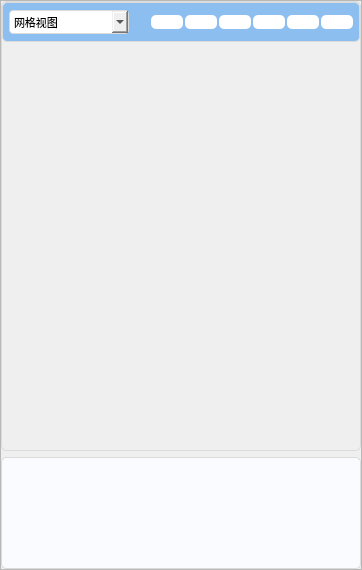
       <widget class="QFrame" name="frame_right">
        <property name="maximumSize">
         <size>
          <width>16777215</width>
          <height>570</height>
         </size>
        </property>
        <property name="styleSheet">
         <string notr="true">#frame_right{
	border: none;
}
#frame_view{
	background: radial-gradient( #E3EFFC 0%, #CDDEFF 100%);
	border-radius: 5px 5px 5px 5px;
	border: 1px solid #DBDBDB;
}
QTextBrowser {
	background: #FAFBFE;
	border-radius: 5px 5px 5px 5px;
	border: 1px solid #DBDBDB;
}</string>
        </property>
        <property name="frameShape">
         <enum>QFrame::StyledPanel</enum>
        </property>
        <property name="frameShadow">
         <enum>QFrame::Raised</enum>
        </property>
        <layout class="QVBoxLayout" name="verticalLayout_right">
         <property name="spacing">
          <number>6</number>
         </property>
         <property name="leftMargin">
          <number>0</number>
         </property>
         <property name="topMargin">
          <number>0</number>
         </property>
         <property name="rightMargin">
          <number>0</number>
         </property>
         <property name="bottomMargin">
          <number>0</number>
         </property>
         <item>
          <widget class="QFrame" name="frame_view">
           <property name="sizePolicy">
            <sizepolicy hsizetype="Fixed" vsizetype="Fixed">
             <horstretch>0</horstretch>
             <verstretch>0</verstretch>
            </sizepolicy>
           </property>
           <property name="minimumSize">
            <size>
             <width>360</width>
             <height>450</height>
            </size>
           </property>
           <property name="maximumSize">
            <size>
             <width>360</width>
             <height>450</height>
            </size>
           </property>
           <property name="styleSheet">
            <string notr="true">#frame_graph{
	border-radius: 5px 5px 5px 5px;
	border: none;
}
#frame_view_set{
	background: radial-gradient, #8CBEEF;
	border-radius: 5px 5px 0px 0px;
	border: 1px solid #DBDBDB;
}
#frame_view_xyz{
	background: radial-gradient, #8CBEEF;
	border-radius: 5px 5px 0px 0px;
	border: none;
}
QComboBox{
	background: radial-gradient( #ECECED 0%, #FFFFFF 100%);
	border-radius: 4px 4px 4px 4px;
	border: 1px solid #DBDBDD;
}
QPushButton{
	background-color: rgb(140, 190, 239);
	border-radius: 5px 5px 0px 0px;
	border: none;
}</string>
           </property>
           <property name="frameShape">
            <enum>QFrame::StyledPanel</enum>
           </property>
           <property name="frameShadow">
            <enum>QFrame::Raised</enum>
           </property>
           <layout class="QVBoxLayout" name="verticalLayout_view">
            <property name="spacing">
             <number>0</number>
            </property>
            <property name="leftMargin">
             <number>0</number>
            </property>
            <property name="topMargin">
             <number>0</number>
            </property>
            <property name="rightMargin">
             <number>0</number>
            </property>
            <property name="bottomMargin">
             <number>0</number>
            </property>
            <item>
             <widget class="QFrame" name="frame_view_set">
              <property name="minimumSize">
               <size>
                <width>0</width>
                <height>40</height>
               </size>
              </property>
              <property name="maximumSize">
               <size>
                <width>16777215</width>
                <height>40</height>
               </size>
              </property>
              <property name="styleSheet">
               <string notr="true"/>
              </property>
              <property name="frameShape">
               <enum>QFrame::StyledPanel</enum>
              </property>
              <property name="frameShadow">
               <enum>QFrame::Raised</enum>
              </property>
              <layout class="QHBoxLayout" name="horizontalLayout_view_set">
               <property name="leftMargin">
                <number>6</number>
               </property>
               <property name="topMargin">
                <number>0</number>
               </property>
               <property name="rightMargin">
                <number>6</number>
               </property>
               <property name="bottomMargin">
                <number>0</number>
               </property>
               <item>
                <widget class="QComboBox" name="comboBox">
                 <property name="minimumSize">
                  <size>
                   <width>120</width>
                   <height>24</height>
                  </size>
                 </property>
                 <property name="maximumSize">
                  <size>
                   <width>120</width>
                   <height>24</height>
                  </size>
                 </property>
                 <property name="font">
                  <font>
                   <family>黑体</family>
                   <pointsize>8</pointsize>
                   <weight>50</weight>
                   <bold>false</bold>
                  </font>
                 </property>
                 <item>
                  <property name="text">
                   <string>网格视图</string>
                  </property>
                 </item>
                 <item>
                  <property name="text">
                   <string>mises 应力云图</string>
                  </property>
                 </item>
                </widget>
               </item>
               <item>
                <spacer name="horizontalSpacer">
                 <property name="orientation">
                  <enum>Qt::Horizontal</enum>
                 </property>
                 <property name="sizeHint" stdset="0">
                  <size>
                   <width>40</width>
                   <height>20</height>
                  </size>
                 </property>
                </spacer>
               </item>
               <item>
                <widget class="QFrame" name="frame_view_xyz">
                 <property name="styleSheet">
                  <string notr="true">QPushButton{
	background-color: rgb(255, 255, 255)
}</string>
                 </property>
                 <property name="frameShape">
                  <enum>QFrame::StyledPanel</enum>
                 </property>
                 <property name="frameShadow">
                  <enum>QFrame::Raised</enum>
                 </property>
                 <layout class="QHBoxLayout" name="horizontalLayout_view_xyz">
                  <property name="spacing">
                   <number>2</number>
                  </property>
                  <property name="leftMargin">
                   <number>0</number>
                  </property>
                  <property name="topMargin">
                   <number>0</number>
                  </property>
                  <property name="rightMargin">
                   <number>0</number>
                  </property>
                  <property name="bottomMargin">
                   <number>0</number>
                  </property>
                  <item>
                   <widget class="QPushButton" name="pushButton_xy">
                    <property name="text">
                     <string/>
                    </property>
                    <property name="icon">
                     <iconset resource="res.qrc">
                      <normaloff>:/icons/icon_xy.png</normaloff>:/icons/icon_xy.png</iconset>
                    </property>
                    <property name="iconSize">
                     <size>
                      <width>24</width>
                      <height>24</height>
                     </size>
                    </property>
                   </widget>
                  </item>
                  <item>
                   <widget class="QPushButton" name="pushButton_yx">
                    <property name="text">
                     <string/>
                    </property>
                    <property name="icon">
                     <iconset resource="res.qrc">
                      <normaloff>:/icons/icon_yx.png</normaloff>:/icons/icon_yx.png</iconset>
                    </property>
                    <property name="iconSize">
                     <size>
                      <width>24</width>
                      <height>24</height>
                     </size>
                    </property>
                   </widget>
                  </item>
                  <item>
                   <widget class="QPushButton" name="pushButton_yz">
                    <property name="text">
                     <string/>
                    </property>
                    <property name="icon">
                     <iconset resource="res.qrc">
                      <normaloff>:/icons/icon_yz.png</normaloff>:/icons/icon_yz.png</iconset>
                    </property>
                    <property name="iconSize">
                     <size>
                      <width>24</width>
                      <height>24</height>
                     </size>
                    </property>
                   </widget>
                  </item>
                  <item>
                   <widget class="QPushButton" name="pushButton_zy">
                    <property name="text">
                     <string/>
                    </property>
                    <property name="icon">
                     <iconset resource="res.qrc">
                      <normaloff>:/icons/icon_zy.png</normaloff>:/icons/icon_zy.png</iconset>
                    </property>
                    <property name="iconSize">
                     <size>
                      <width>24</width>
                      <height>24</height>
                     </size>
                    </property>
                   </widget>
                  </item>
                  <item>
                   <widget class="QPushButton" name="pushButton_zx">
                    <property name="text">
                     <string/>
                    </property>
                    <property name="icon">
                     <iconset resource="res.qrc">
                      <normaloff>:/icons/icon_zx.png</normaloff>:/icons/icon_zx.png</iconset>
                    </property>
                    <property name="iconSize">
                     <size>
                      <width>24</width>
                      <height>24</height>
                     </size>
                    </property>
                   </widget>
                  </item>
                  <item>
                   <widget class="QPushButton" name="pushButton_xz">
                    <property name="text">
                     <string/>
                    </property>
                    <property name="icon">
                     <iconset resource="res.qrc">
                      <normaloff>:/icons/icon_xz.png</normaloff>:/icons/icon_xz.png</iconset>
                    </property>
                    <property name="iconSize">
                     <size>
                      <width>24</width>
                      <height>24</height>
                     </size>
                    </property>
                   </widget>
                  </item>
                 </layout>
                </widget>
               </item>
              </layout>
             </widget>
            </item>
            <item>
             <widget class="QFrame" name="frame_graph">
              <property name="styleSheet">
               <string notr="true"/>
              </property>
              <property name="frameShape">
               <enum>QFrame::StyledPanel</enum>
              </property>
              <property name="frameShadow">
               <enum>QFrame::Raised</enum>
              </property>
             </widget>
            </item>
           </layout>
          </widget>
         </item>
         <item alignment="Qt::AlignHCenter|Qt::AlignVCenter">
          <widget class="QTextBrowser" name="textBrowser">
           <property name="sizePolicy">
            <sizepolicy hsizetype="Preferred" vsizetype="Preferred">
             <horstretch>0</horstretch>
             <verstretch>0</verstretch>
            </sizepolicy>
           </property>
           <property name="minimumSize">
            <size>
             <width>360</width>
             <height>0</height>
            </size>
           </property>
           <property name="maximumSize">
            <size>
             <width>360</width>
             <height>16777215</height>
            </size>
           </property>
          </widget>
         </item>
        </layout>
       </widget>
